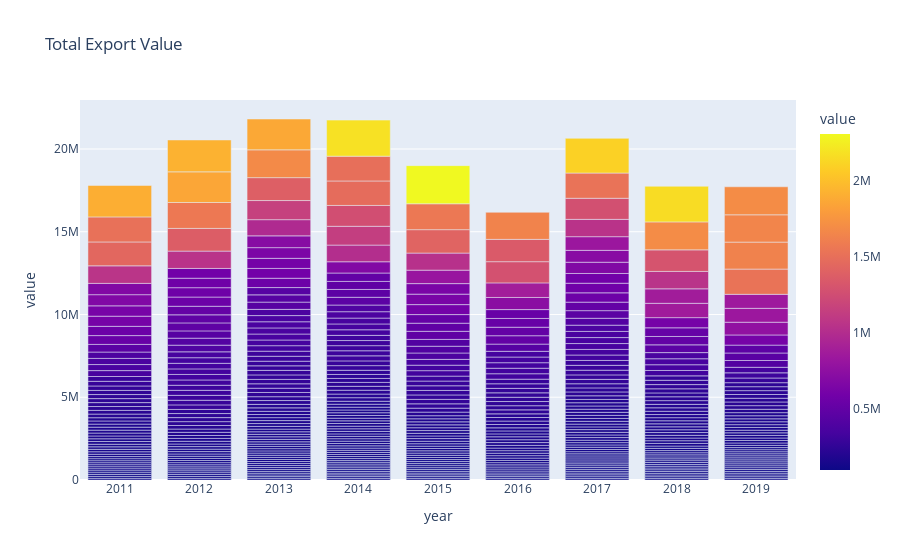

This figure's notebook cell:
### Code cell
fig = px.bar(map_test3, x="year", y="value",barmode='group',hover_data=['par_countries','item', 'value', 'element'], color="value", title='Total Export Value')

fig["layout"].pop("updatemenus")
fig.show()

### Figure 1 — Plotly figure (JSON) as saved in the notebook; plotly's stock layout.template omitted (floating-point values rounded to 4 significant figures; data arrays with more than 128 entries replaced by an {"elided": "..."} marker saying what was removed)
{"data": [{"alignmentgroup": "True", "customdata": {"elided": "504x3 str values"}, "hovertemplate": "year=%{x}<br>value=%{marker.color}<br>par_countries=%{customdata[0]}<br>item=%{customdata[1]}<br>element=%{customdata[2]}<extra></extra>", "legendgroup": "", "marker": {"color": {"elided": "504 int values"}, "coloraxis": "coloraxis", "pattern": {"shape": ""}}, "name": "", "offsetgroup": "", "orientation": "v", "showlegend": false, "textposition": "auto", "type": "bar", "x": {"elided": "504 int values"}, "xaxis": "x", "y": {"elided": "504 int values"}, "yaxis": "y"}], "layout": {"barmode": "group", "coloraxis": {"colorbar": {"title": {"text": "value"}}, "colorscale": [[0, "#0d0887"], [0.1111, "#46039f"], [0.2222, "#7201a8"], [0.3333, "#9c179e"], [0.4444, "#bd3786"], [0.5556, "#d8576b"], [0.6667, "#ed7953"], [0.7778, "#fb9f3a"], [0.8889, "#fdca26"], [1, "#f0f921"]]}, "legend": {"tracegroupgap": 0}, "title": {"text": "Total Export Value"}, "xaxis": {"anchor": "y", "domain": [0, 1], "title": {"text": "year"}}, "yaxis": {"anchor": "x", "domain": [0, 1], "title": {"text": "value"}}}}
